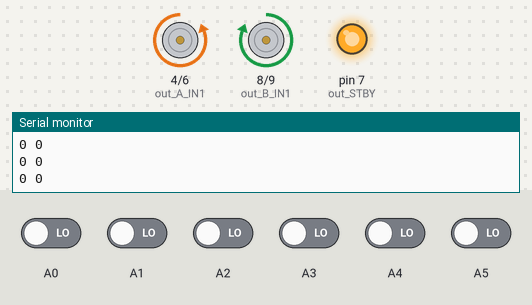
Simulated run of this sketch. Board: Arduino Uno, built with avr-gcc and run on an emulated ATmega328P. Parts: motor-driver pin pairs drawn as motors (green arrow = first pin HIGH = forward, orange = second pin HIGH = backward, longer = more drive, scaled by the enable pin, stopped while the standby pin is LOW), output pins drawn as LEDs (lit = HIGH), the last lines printed to the serial monitor. The test bench sets the inputs (shaded band); at power-on: A0–5 LOW.

Above: at 11.2 s.
11.3 s: A1 driven HIGH
At 11.8 s:
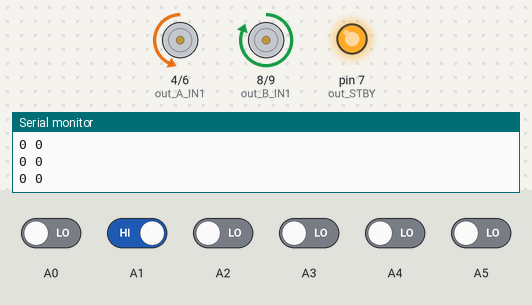
12.8 s: A0 driven HIGH
At 14.0 s:
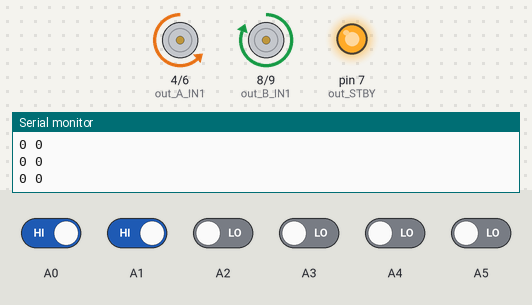
14.3 s: A2 driven HIGH
15.8 s: A3 driven HIGH
At 16.5 s:
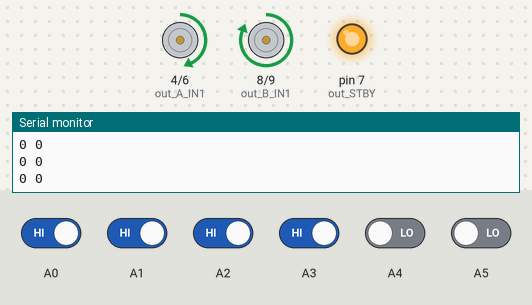
17.3 s: A4 driven HIGH
At 18.5 s:
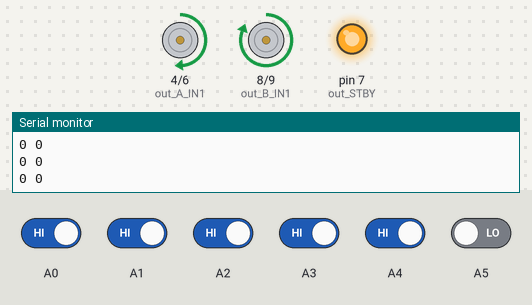
18.8 s: A5 driven HIGH
At 19.8 s:
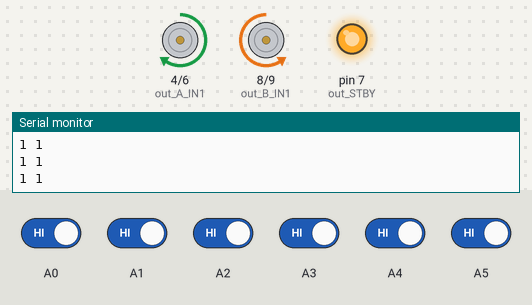
Timing chart, 0 to 21.3 s (numbered marks = the images above; inputs shaded):
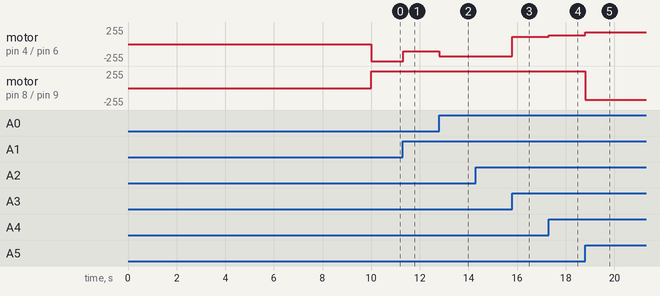

Measured:
- after the input at 11.3 s, motor on pin 4 (out_A_IN1) / pin 6 (out_A_IN2): backward 255/255 → backward 111/255 at once
- after the input at 12.8 s, motor on pin 4 (out_A_IN1) / pin 6 (out_A_IN2): backward 111/255 → backward 183/255 at once
- after the input at 15.8 s, motor on pin 4 (out_A_IN1) / pin 6 (out_A_IN2): backward 183/255 → forward 111/255 at once
- after the input at 17.3 s, motor on pin 4 (out_A_IN1) / pin 6 (out_A_IN2): forward 111/255 → forward 132/255 at once
- after the input at 18.8 s, motor on pin 4 (out_A_IN1) / pin 6 (out_A_IN2): forward 132/255 → forward 173/255 at once; motor on pin 8 (out_B_IN1) / pin 9 (out_B_IN2): forward 255/255 → backward 173/255 at once

The sketch:

bbm_lab.ino
```cpp
//#####################################################
//            Firmware Robot Easy by BBM             //
//#####################################################
//@@@@@@@@@@@@@@@@@@@@@@@@@@@@@@@@@@@@@@@@@@@@@@@@@@@@@
//[    Alunni della 3AI dell' I.T.I.S. G.Marconi      ]
//@@@@@@@@@@@@@@@@@@@@@@@@@@@@@@@@@@@@@@@@@@@@@@@@@@@@@
//#--@ Bussola Riccardo                              *#
//#--@ Biondani Mattia                               *#
//#--@ Montagna Federico                             *#
//#--@ Giacopuzzi Marco                              *#
//#--@ Victor Annunziata                             *#
//#--@ Lovato Luca                                   *#
//#--@ Valdo Riccardo                                *#
//@@@@@@@@@@@@@@@@@@@@@@@@@@@@@@@@@@@@@@@@@@@@@@@@@@@@@
//#####################################################
/*
------------------------------------------------------------------------------
          _____                    _____                    _____
         /\    \                  /\    \                  /\    \
        /::\    \                /::\    \                /::\____\
       /::::\    \              /::::\    \              /::::|   |
      /::::::\    \            /::::::\    \            /:::::|   |
     /:::/\:::\    \          /:::/\:::\    \          /::::::|   |
    /:::/__\:::\    \        /:::/__\:::\    \        /:::/|::|   |
   /::::\   \:::\    \      /::::\   \:::\    \      /:::/ |::|   |
  /::::::\   \:::\    \    /::::::\   \:::\    \    /:::/  |::|___|______
 /:::/\:::\   \:::\ ___\  /:::/\:::\   \:::\ ___\  /:::/   |::::::::\    \
/:::/__\:::\   \:::|    |/:::/__\:::\   \:::|    |/:::/    |:::::::::\____\
\:::\   \:::\  /:::|____|\:::\   \:::\  /:::|____|\::/    / ~~~~~/:::/    /
 \:::\   \:::\/:::/    /  \:::\   \:::\/:::/    /  \/____/      /:::/    /
  \:::\   \::::::/    /    \:::\   \::::::/    /               /:::/    /
   \:::\   \::::/    /      \:::\   \::::/    /               /:::/    /
    \:::\  /:::/    /        \:::\  /:::/    /               /:::/    /
     \:::\/:::/    /          \:::\/:::/    /               /:::/    /
      \::::::/    /            \::::::/    /               /:::/    /
       \::::/    /              \::::/    /               /:::/    /
        \::/    /                \::/    /                \::/    /
         \/____/                  \/____/                  \/____/

------------------------------------------------LABIRINTO VERSION------------

*/
#include <QTRSensors.h>
float kp = 0.07;
float ki = 0;
float kd = 1.5;

#define out_STBY    7
#define out_B_PWM   10 //B motore destro
#define out_A_PWM   5  //A motore sinistro
#define out_A_IN2   6
#define out_A_IN1   4
#define out_B_IN1   8
#define out_B_IN2   9
#define left_motor  0
#define right_motor 1

#define sensor_lf 0 //leftFar
#define sensor_lc 1 //leftCenter
#define sensor_ln 2 //leftNear
#define sensor_rn 3 //rightNear
#define sensor_rc 4 //rightCnter
#define sensor_rf 5 //rightFar
#define num_sensors 6
#define TIMEOUT 2500
#define emitter_pin QTR_NO_EMITTER_PIN

#define debfull 0
#define soglia 180

#define maxsp 100
#define minsp 25

#define soglia 200
#define sog_st 10

int maxSpeed=100; //velocità massima di default 100
int baseSpeed=75; //velocià di base quando si trova al centro
int curvatura=60;

int lc,ln,lf,rc,rn,rf;
int DEBUG = 0;
int lastError = 0;
int I = 0;
int time = 0;
int rightMotorSpeed;
int leftMotorSpeed;
int scarto=200;

QTRSensorsRC qtrrc((unsigned char[]) {
  A0, A1, A2, A3, A4, A5}
,num_sensors,TIMEOUT,emitter_pin);
unsigned int sensorValues[num_sensors];

int history[6][6];
int indice_h = 0;
int sensori[6];
int ps = 0;
char riga[100];
unsigned long lastMs,currMs;
int num_camp = 0;

void setup(){
  Serial.begin(9600);
  pinMode(out_STBY,OUTPUT);
  pinMode(out_A_PWM,OUTPUT);
  pinMode(out_A_IN1,OUTPUT);
  pinMode(out_A_IN2,OUTPUT);
  pinMode(out_B_PWM,OUTPUT);
  pinMode(out_B_IN1,OUTPUT);
  pinMode(out_B_IN2,OUTPUT);
  Serial.println("inizio");
  for (int i = 0; i < 400; i++){
    qtrrc.calibrate();
  }
  Serial.print("finio");
  motor_standby(false);
  for(int r=0;r<6;r++){
    for(int c=0;c<6;c++){
      history[r][c]=0;
    }
  }

  num_camp=0;
  lastMs=millis();
}

//definizione degli stati di lettura
#define st_n 0
#define st_t 1
#define st_dx 2
#define st_sx 3
#define st_vu 4

int last_st = st_vu; //memorizazione dello stato precedente
int st = st_n;  //memorizazione dello stato attuale

void loop() {
  st = st_n;

  num_camp++;
  currMs=millis();
  if(currMs-lastMs >= 1000){
    Serial.print("NC");
    Serial.println(num_camp);
    lastMs = currMs;
    num_camp = 0;

  }

  unsigned int sensors[6];
  boolean sen[6];
  int apposition = qtrrc.readLine(sensors);
  mediaCircolare(sensors);
  // Implementazione dell'Algoritmo PID
  int val_read = apposition;

   if( sensori[0] && sensori[1] && sensori[4] && sensori[5]){ // leggo una T
     st=st_t;
   }
   else if(!sensori[0]&& sensori[3] && sensori[4] && sensori[5]){ //destra
     st=st_dx;
   }
   else if(!sensori[5]&& sensori[0] && sensori[1] && sensori[2]){ //sinistra
     st=st_sx;
   }
   else if(!(sensori[0]&& sensori[1] && sensori[2] && sensori[3] && sensori[4] && sensori[5])){ //vuoto
     st=st_vu;
   }
/*
    if(st ==st_dx) Serial.println("D");
    if(st ==st_sx) Serial.println("S");
    if(st == st_t) Serial.println("T");
    if(st == st_vu) Serial.println("V");
*/

    if(st == st_dx || st == st_t){ //destra e T
        motors(curvatura,-curvatura);
        delay(20);
      }
      else if(st  == st_vu && last_st == st_sx ){ //sinistra
        motors(-curvatura,curvatura);
        delay(20);
      }
      else{
        int error = apposition - 2500;

        int motorSpeed = (int)(kp * error + kd *(error - lastError));
        lastError = error;

        rightMotorSpeed = baseSpeed - motorSpeed;
        leftMotorSpeed = baseSpeed + motorSpeed;

        if (rightMotorSpeed > maxSpeed ) rightMotorSpeed = maxSpeed;
        if (leftMotorSpeed > maxSpeed ) leftMotorSpeed = maxSpeed;
        if (rightMotorSpeed < -maxSpeed ) rightMotorSpeed = -maxSpeed;
        if (leftMotorSpeed < -maxSpeed ) leftMotorSpeed = -maxSpeed;

        motors(leftMotorSpeed,rightMotorSpeed);
        st = st_n;
      }

  last_st = st;

Serial.print(last_st);
Serial.print(" ");
Serial.println(st);

}

void mediaCircolare(unsigned int val[]){
  //inserisco i valori nella matrice
  for(int col=0;col<6;col++){
    history[indice_h][col]= val[col];
  }
  indice_h++;
  //quando ho fatto le 6  righe riporto a 0 il contatore
  if(indice_h>=6){
    indice_h=0;
  }
  //variabili per la media dei valori
  int mediaRiga=0;
  int mediaColonna=0;
  int mediaTot[6];
  //media della matrice
  //int c=0;
  for(int valC=0;valC<6;valC++){
    mediaColonna = 0;
    for(int valR=0;valR<6;valR++ ){
      mediaColonna+=history[valR][valC];
    }
    mediaTot[valC]= (mediaColonna / 6) > soglia;
    //c++;
  }

  for(int z=0;z<6;z++){
    sensori[z] = mediaTot[z];
  }
}

void motors(int l, int r){
  set_motor(right_motor,r);
  set_motor(left_motor,l);
}

void readSensors(){
  unsigned int position = qtrrc.readLine(sensorValues);
  lf = sensorValues[sensor_lf]>soglia;
  lc = sensorValues[sensor_lc]>soglia;
  ln = sensorValues[sensor_ln]>soglia;
  rn = sensorValues[sensor_rn]>soglia;
  rc = sensorValues[sensor_rc]>soglia;
  rf = sensorValues[sensor_rf]>soglia;
}

void set_motor(boolean motor, char speed) { // imposta la velocitÃ  tra -100 (indietro) e +100 (avanti)
  byte PWMvalue=0;
  PWMvalue = map(abs(speed),0,100,50,255);
  if (speed > 0)
    motor_speed(motor,0,PWMvalue);
  else if (speed < 0)
    motor_speed(motor,1,PWMvalue);
  else {
    motor_coast(motor);
  }
}
void motor_speed(boolean motor, boolean direction, byte speed) { // imposta la velocitÃ  tra 0 e 255
  if (motor == left_motor) {
    if (direction == 0) {
      digitalWrite(out_A_IN1,HIGH);
      digitalWrite(out_A_IN2,LOW);
    }
    else {
      digitalWrite(out_A_IN1,LOW);
      digitalWrite(out_A_IN2,HIGH);
    }
    analogWrite(out_A_PWM,speed);
  }
  else {
    if (direction == 0) {
      digitalWrite(out_B_IN1,HIGH);
      digitalWrite(out_B_IN2,LOW);
    }
    else {
      digitalWrite(out_B_IN1,LOW);
      digitalWrite(out_B_IN2,HIGH);
    }
    analogWrite(out_B_PWM,speed);
  }
}
void motor_standby(boolean state) { // abilita/disabilita i motori
  if (state == true)
    digitalWrite(out_STBY,LOW);
  else
    digitalWrite(out_STBY,HIGH);
}

void motor_coast(boolean motor) { // motore in folle
  if (motor == left_motor) {
    digitalWrite(out_A_IN1,LOW);
    digitalWrite(out_A_IN2,LOW);
    digitalWrite(out_A_PWM,HIGH);
  }
  else {
    digitalWrite(out_B_IN1,LOW);
    digitalWrite(out_B_IN2,LOW);
    digitalWrite(out_B_PWM,HIGH);
  }
}

void motor_brake(boolean motor) { // freno motore
  if (motor == left_motor) {
    digitalWrite(out_A_IN1,HIGH);
    digitalWrite(out_A_IN2,HIGH);
  }
  else {
    digitalWrite(out_B_IN1,HIGH);
    digitalWrite(out_B_IN2,HIGH);
  }
}
```
